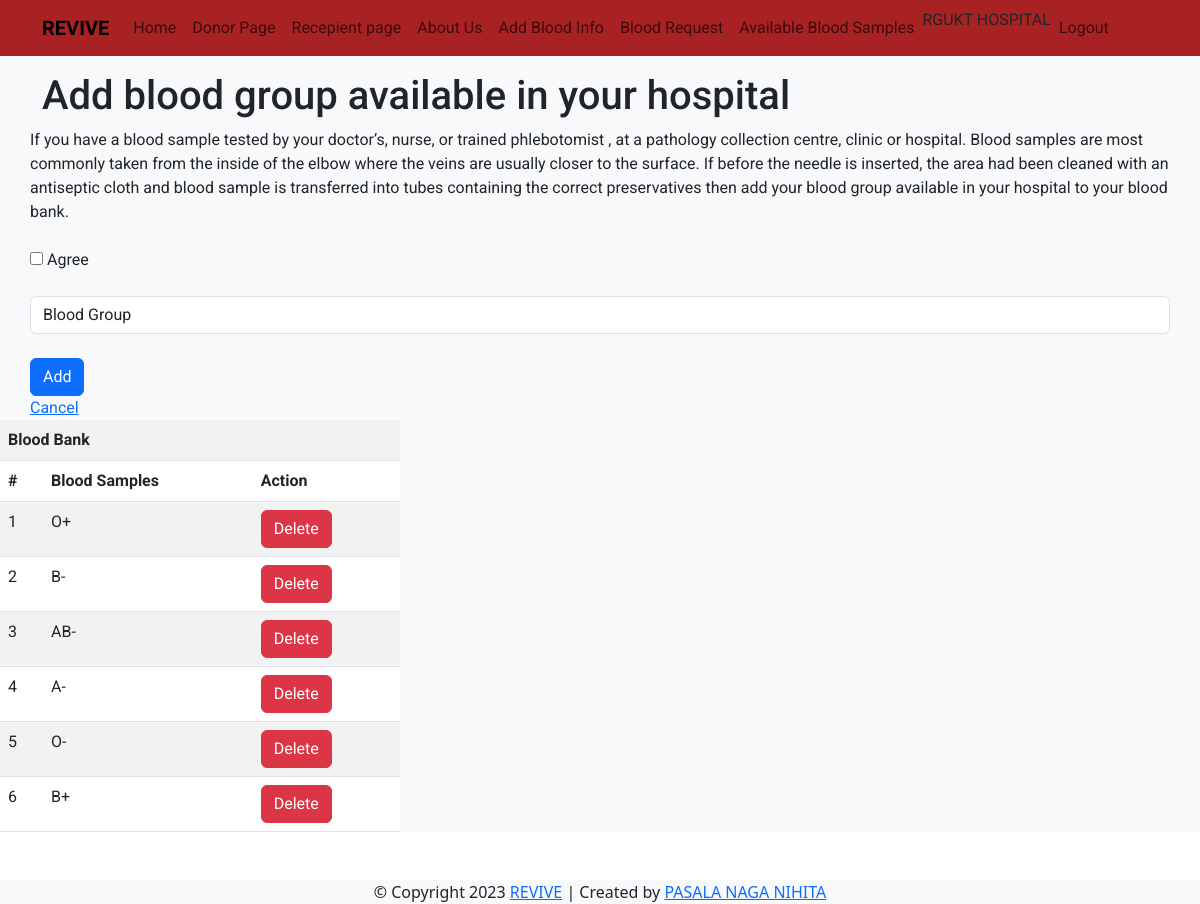
/bloodinfo.php (signed in), run on the app's committed database.
### tables this page shows
CREATE TABLE `bloodinfo` (
  `bid` int(11) NOT NULL,
  `hid` int(11) NOT NULL,
  `bg` varchar(10) NOT NULL
);

### bloodinfo.php (the view, shortened to what this page needs)
<?php
  require 'file/connection.php';
  if(!isset($_SESSION['hid']))
  {
  header('location:login.php');
  }
  else {
?>
<!DOCTYPE html>
<html>
<?php require 'head.php'; ?>
<body>
  <?php require 'header.php'; ?>
    <div class="container cont">
      <?php require 'message.php'; ?>
      <div class="row justify-content-center">
         <h1>Add blood group available in your hospital</h1>
        <div class="card-body">
        <form action="file/infoAdd.php" method="post">
          If you have a blood sample tested by  your doctor’s, nurse, or trained phlebotomist , at a pathology collection centre, clinic or hospital. Blood samples are most commonly taken from the inside of the elbow where the veins are usually closer to the surface. If before the needle is inserted, the area had been cleaned with an antiseptic cloth and blood sample is transferred into tubes containing the correct preservatives then add your blood group available in your hospital to your blood bank.<br><br>
          <input type="checkbox" name="condition" value="agree" required> Agree<br><br>
          <select class="form-control" name="bg" required="">
                <option disabled selected>Blood Group</option>
          </select><br>
          <input type="submit" name="add" value="Add" class="btn btn-primary"><br>
          <a href="index.php"  title="click here">Cancel</a>
        </form>
         </div>
       </div>
     </div>
<?php   if(isset($_SESSION['hid'])){
    $hid=$_SESSION['hid'];
    $sql = "select * from bloodinfo where hid='$hid'";
    $result = mysqli_query($conn, $sql);
  }
  ?>
    <div class="col-lg-4 col-md-5 col-sm-6 col-xs-7 mb-5">
          <table class="table table-striped table-responsive">
            <th colspan="4" class="title">Blood Bank</th>
            <tr>
              <th>#</th>
              <th>Blood Samples</th>
              <th>Action</th>
            </tr>
            <?php while($row = mysqli_fetch_array($result)) { ?>
            <tr>
              <td><?php echo ++$counter; ?></td>
              <td><?php echo $row['bg'];?></td>
              <td><a href="file/delete.php?bid=<?php echo $row['bid'];?>" class="btn btn-danger">Delete</a></td>
            </tr>
            <?php } ?>
          </table>
      </div>
   </div>
<?php require 'footer.php' ?>
</body>
<?php } ?>

### data on the page
bloodinfo: bg "O+"
bloodinfo: bg "B-"
bloodinfo: bg "AB-"
bloodinfo: bg "A-"
bloodinfo: bg "O-"
bloodinfo: bg "B+"

### other printed values
$_SESSION['hname'] "RGUKT HOSPITAL"
